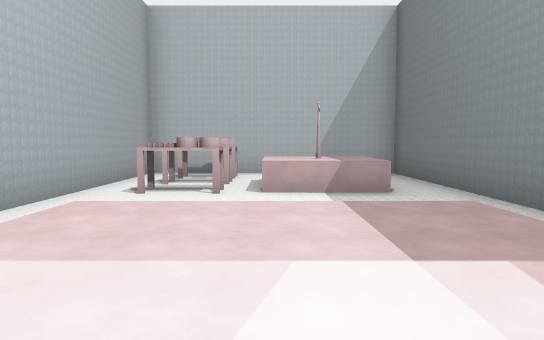
view 1 (above)

17 first-person views from a walk through a Godot game level. The camera is 1.4 m above the floor, tilts 4° down and sees 70° across. The floor is counted in squares, 2 m on a side. Each view is taken from the middle of a square. On the plan, view 1 faces up. The plan holds only what a view shows up to about 11 squares ahead; the rest is blank. The place goes on beyond the plan. Flat picture figures and markers are not drawn. Characters and animated objects are left out.

view 2
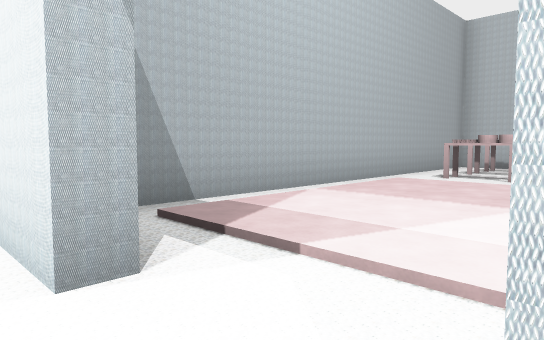

view 3
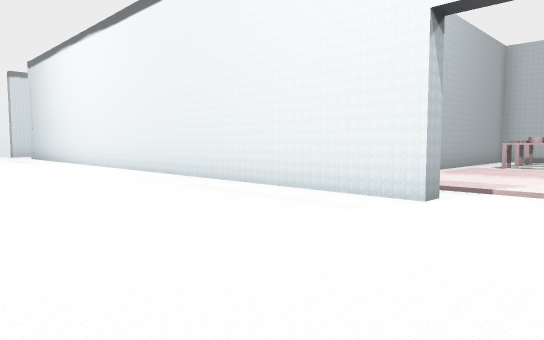

view 4
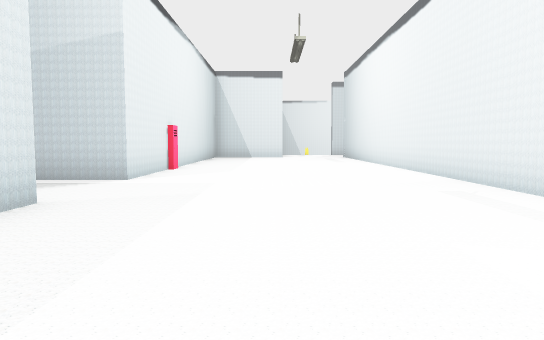

view 5
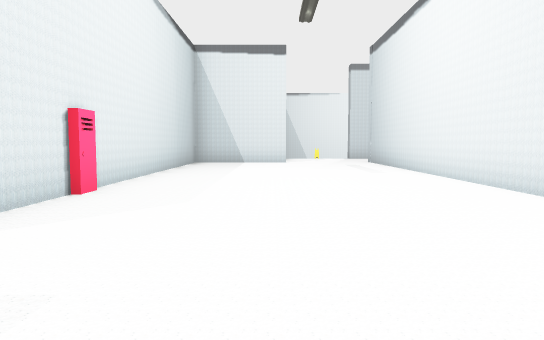

view 6
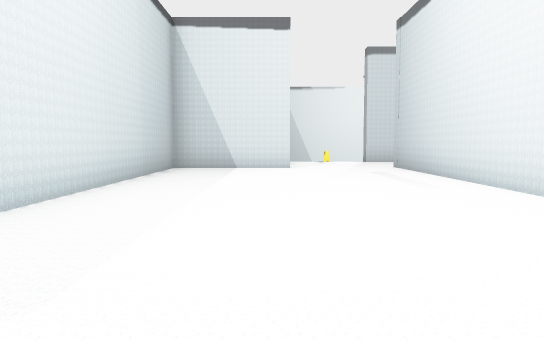

view 7
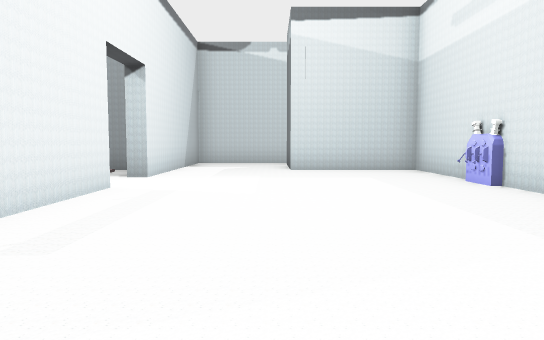

view 8
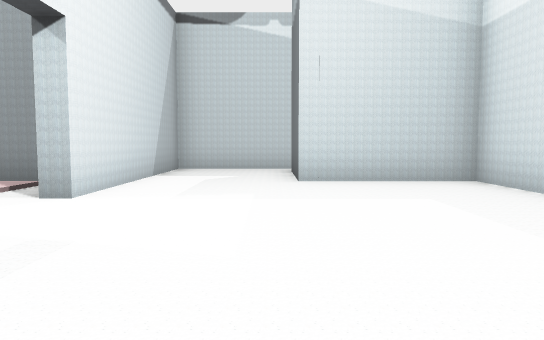

view 9
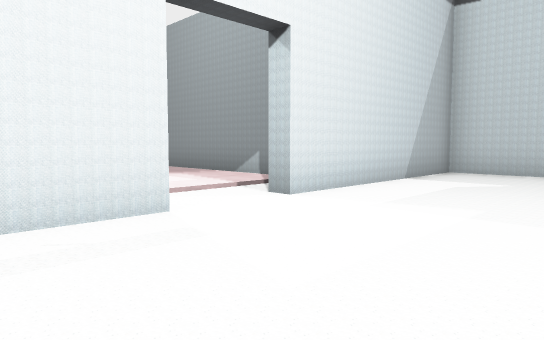

view 10
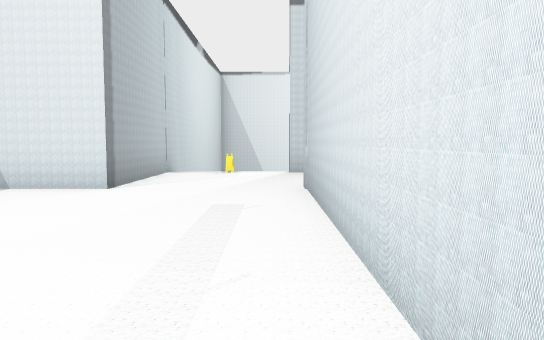

view 11
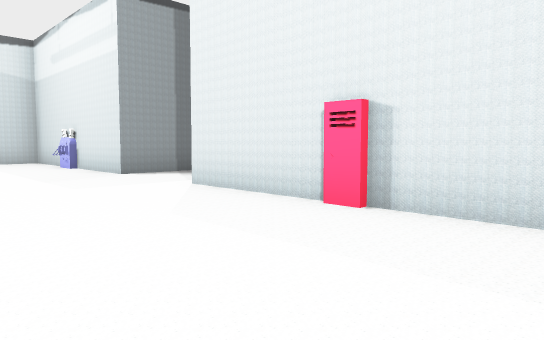

view 12
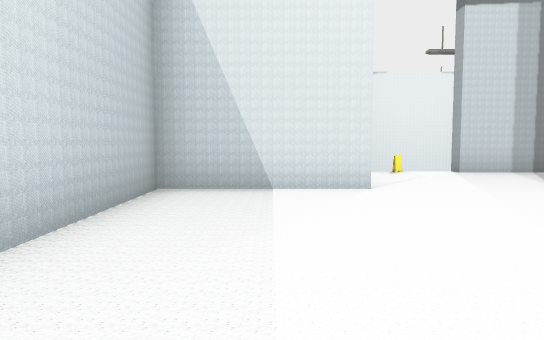

view 13
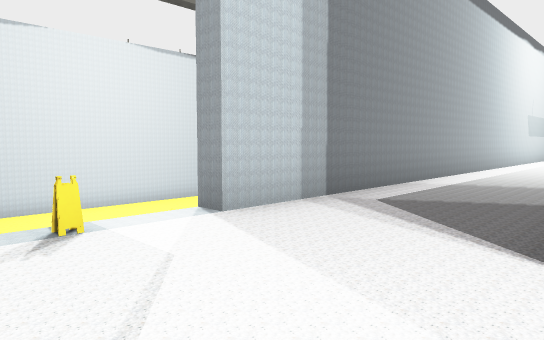

view 14
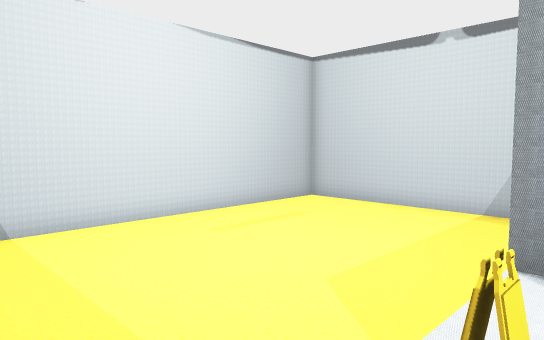

view 15
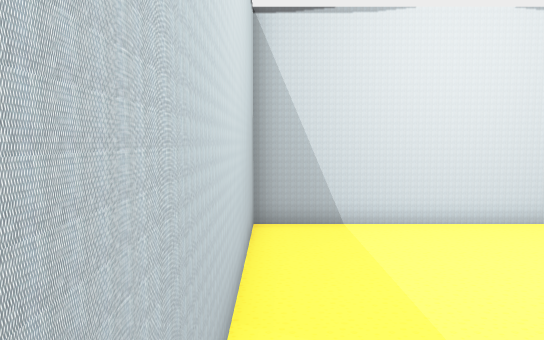

view 16
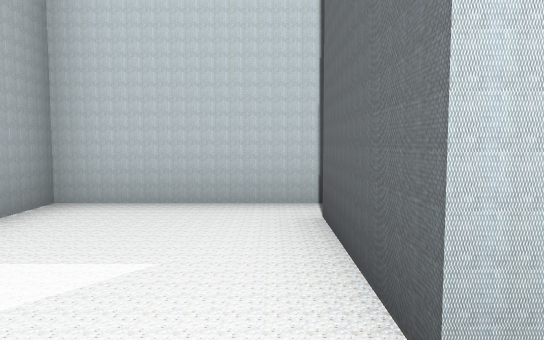

view 17
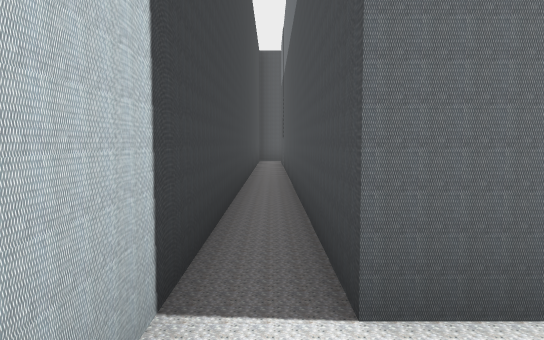

### Floor plan
Key: @ floor where view 1 was taken; # wall or solid block; x gap in a wall; . main floor; : floor 0.25 m higher than the main floor; / step, stairs or slope; = window, fence, low wall or low ledge; ^ raised ledge; v drop or lower ground; L locker; G generator; S sign.
Columns run from 31 left of view 1 to 7 right of it. Each row starts with its distance up from view 1.
 10                             #######
  9          #                  #^#.  #
  8        # #..                #^./ /#
  7      vvv #..                ##x==/#
  6     vvvvv#..                #^^==/#
  5    vvvvvv#..                #.....#
  4   vvvvvvv#...               #:::::#
  3 #vvvvvvvv#...               #:::::#
  2 #vvvvvvvv#...               #:::::#
  1 #vvvvvvvv#...               #:::::#
  0 #vvvvvvvv#...               #//@//#
 -1 #vvvvvvvv#...##################.#######
 -2 #vvvvvvv v............................#
 -3 #vvvvvv  vS...........................#
 -4 #vvvvvvvvv............................#
 -5          #####....................###.#
 -6              #....................###.#
 -7              #....................# #.#
 -8              ########LL##...###G### #.#
 -9                         #...#       #.#

Where each view was taken, in squares from view 1:
view 1: 0 up, 0 right, facing up
view 2: 2 down, 1 right, facing up-left
view 3: 6 down, 1 right, facing up-left
view 4: 5 down, 1 right, facing left
view 5: 5 down, 4 left, facing left
view 6: 5 down, 7 left, facing left
view 7: 4 down, 7 left, facing right
view 8: 4 down, 4 left, facing right
view 9: 5 down, 3 left, facing up-right
view 10: 2 down, 12 left, facing left
view 11: 4 down, 12 left, facing down-right
view 12: 6 down, 12 left, facing left
view 13: 4 down, 18 left, facing up-left
view 14: 4 down, 21 left, facing up-left
view 15: 4 down, 21 left, facing left
view 16: 4 down, 2 right, facing right
view 17: 3 down, 6 right, facing down
